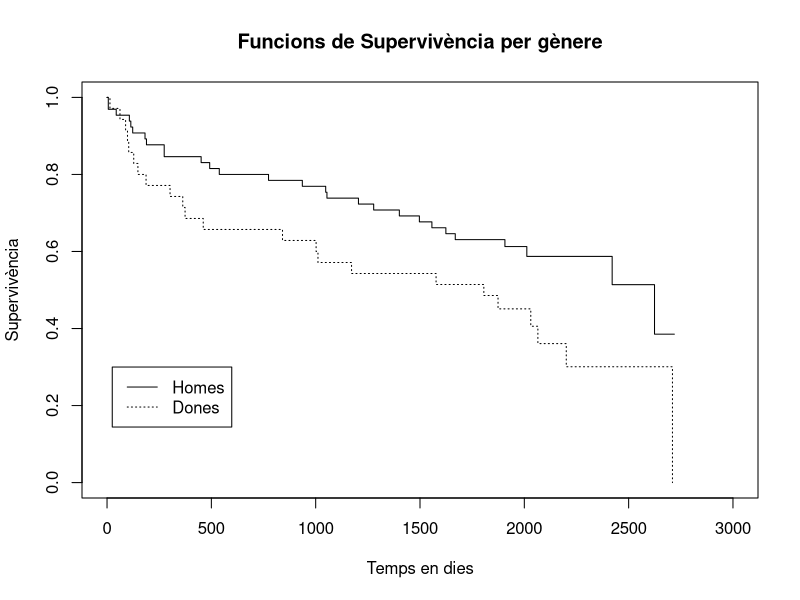

Reproduce this figure in R. (Note: this script raises an error after producing the figure.)
## ---- chunk 1
library(knitr)
library(survival)
library(survminer)
data <- read.table("whas100.txt", header = TRUE)

data$gender <- factor(data$gender, levels = c(0, 1), labels = c("Home", "Dona"))
## ---- chunk 2
n.var2 <- names(data)
kable(data.frame(Variables= n.var2[c(1,2,4,6,7)], Descripció= c("Temps en dies fins la mort del pacient","Indicador de censura per la dreta (censurat/observat)","Gènere del pacient (0=Home, 1=Dona)
","Edat (menors de 70 anys (<70), majors de 70 anys (70+))
","Índex massa corporal (kg/m^2) (Baix (menys de 25), Alt (25+))")))
## ---- chunk 3
add <- Surv(time = data$lenfol, event = as.numeric(as.character(data$fstat)))
add.gen <- survfit(add ~ data$gender, conf.type = "log-log")
print(add.gen)
## ---- chunk 4
plot(add.gen,xlab="Temps en dies",ylab="Supervivència",lty=c(1,3), xlim=c(0, 3000))
legend(25,0.3,c("Homes","Dones"),lty=c(1,3))
title("Funcions de Supervivència per gènere")
## ---- chunk 5
ggsurvplot(add.gen, data = data, conf.int = TRUE, 
           xlab = "Temps en dies", ylab = "Supervivència",
           legend.labs = c("Homes", "Dones"),
           title = "Funcions de Supervivència per gènere",
           xlim = c(0, max(data$lenfol)))
## ---- chunk 6

## ---- chunk 7
knitr::opts_chunk$set(echo = TRUE, warning = FALSE, message = FALSE)
library(survival)
library(survminer)
library(dplyr)
## ---- chunk 8


whas <- read.table("whas100.txt", header = TRUE)

whas <- whas %>%
  mutate(
    gender = factor(gender, levels = c(0, 1), labels = c("Home", "Dona")),
    fage   = factor(fage,   levels = c(0, 1), labels = c("70-", "70+")),
    fbmi   = factor(fbmi,   levels = c(0, 1), labels = c("Baix", "Alt"))
  )

S <- Surv(time = whas$lenfol, event = whas$fstat)

str(whas)
summary(whas)
head(whas)


## ---- chunk 9
## Código


survdiff(S ~ fbmi, data = whas)
## ---- chunk 10
cox_bmi_main <- coxph(S ~ gender + fbmi, data = whas)
cox_bmi_int  <- coxph(S ~ gender * fbmi, data = whas)

summary(cox_bmi_main)
summary(cox_bmi_int)
anova(cox_bmi_main, cox_bmi_int, test = "LRT")
